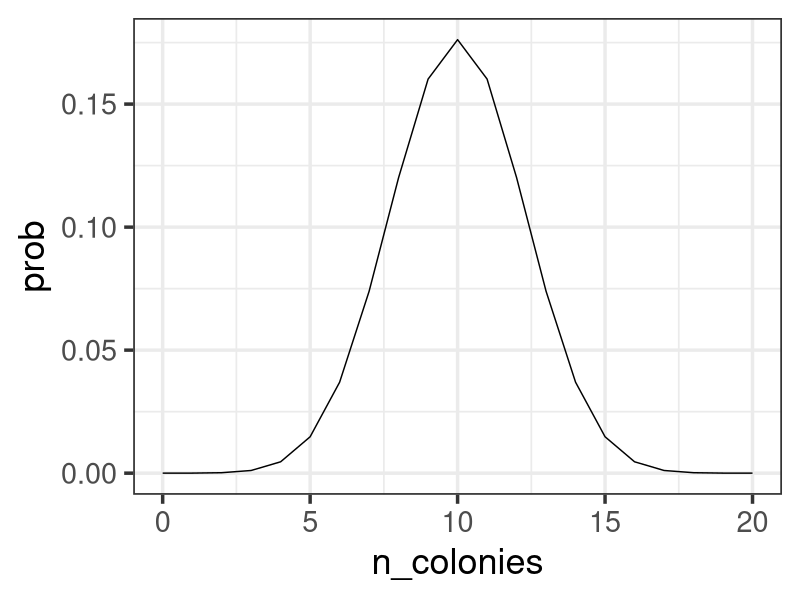
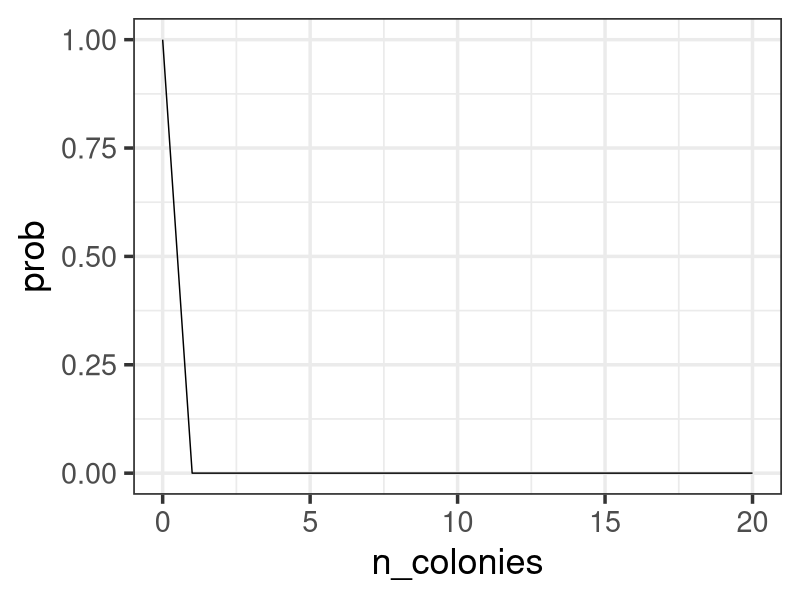
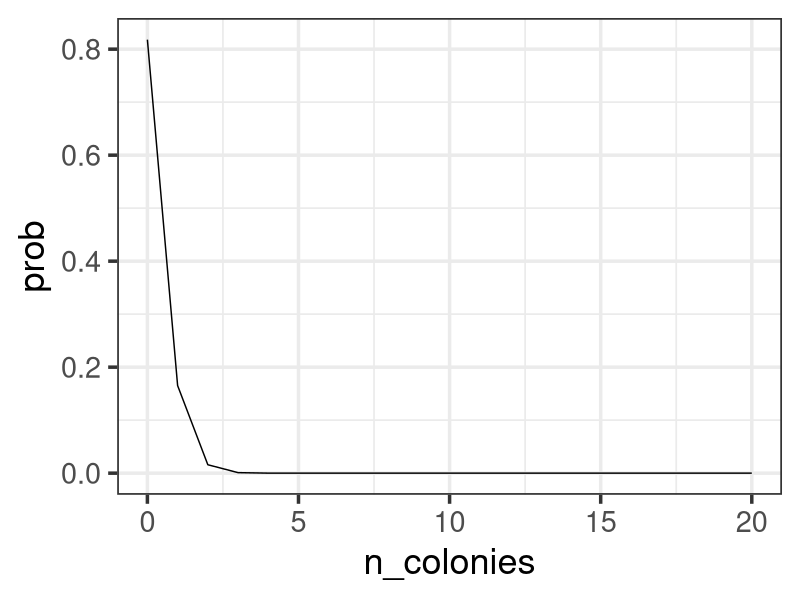
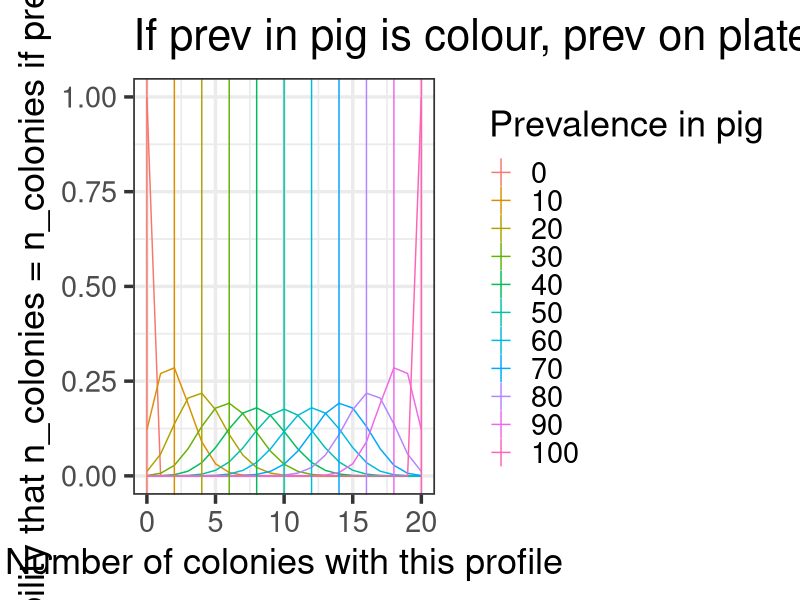
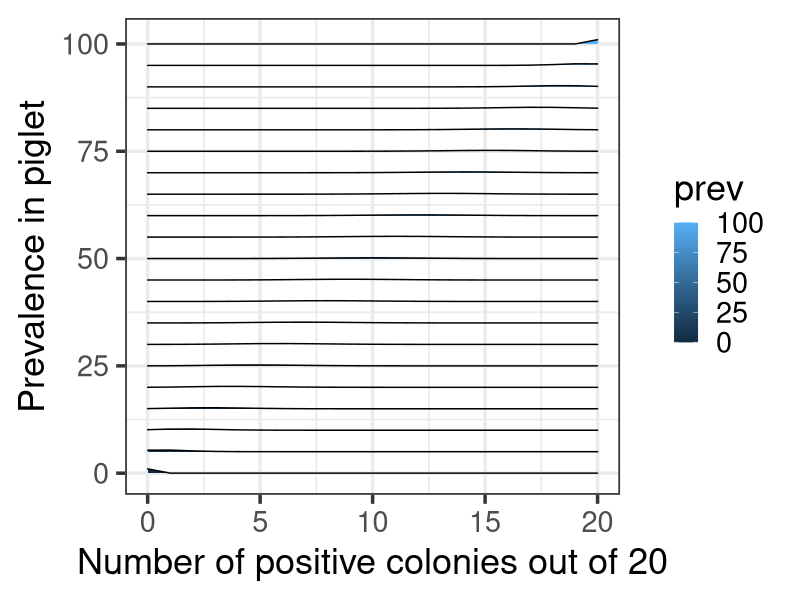
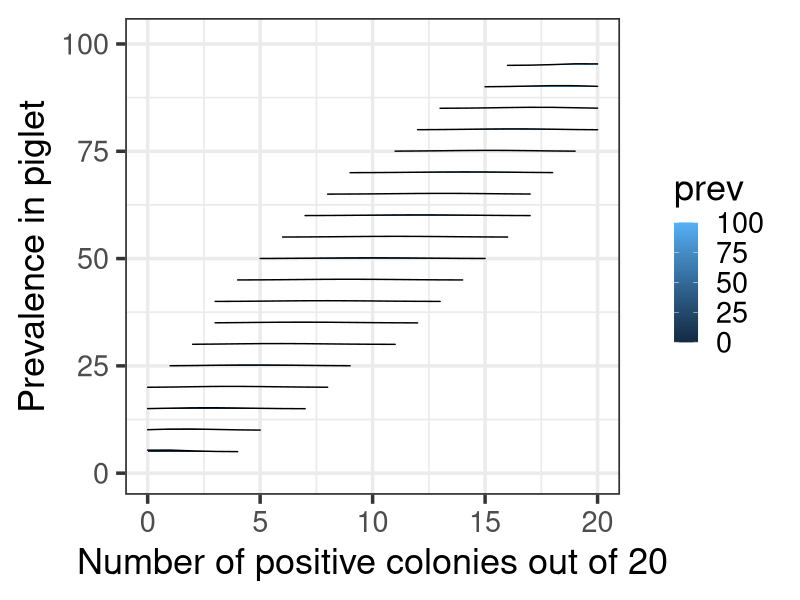
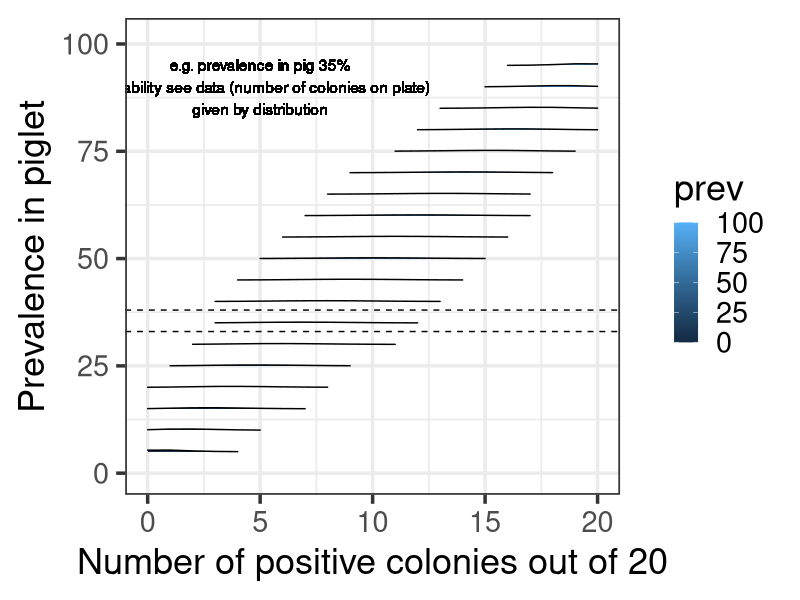
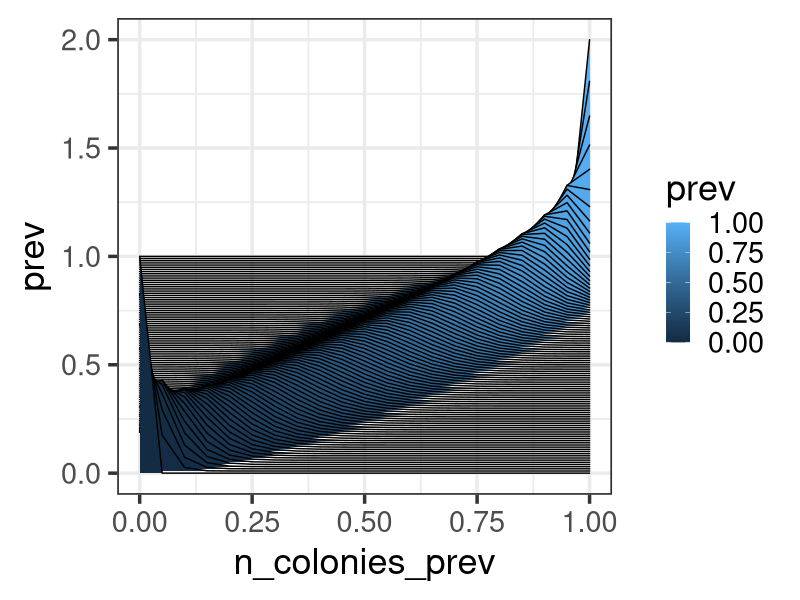

Source code (R) for these figures, in order: (Note: this script raises an error after producing the figures.)
##### Back calc prevalence

### Use combinatorics to work out the distribution of expected bugs given what observed

# needed libraries
library(ggridges) # for ridge plot
library(tidyverse)
theme_set(theme_ridges())
theme_set(theme_bw(base_size = 26))
library(zoo) # for interpolation

############################### If piglet has a prevalence of x, what is the probability of seeing 1/2/3...20 colonies on the plate? ####################################################################################################################

# A = profile name
# x = prevalence in pig
# c = prevalence on plate
# p = probability that prevalence in pig is x given c

# e.g. 
# c = 1/20 for A 
# what is the p(A at x% in pig AND 1/20 = A AND 19/20 not A)? 

pA = c()
for(j in 0:20){
  for(i in 0:100){
    
    # Given that A = x%, what's the probability that 1/20 = A and 19/20 not A? 
    pA = rbind(pA, c(i, j, choose(20, j) * ((i/100)^j) * ((100-i)/100)^(20-j)))
    
  }
}
pA <- as.data.frame(pA)
colnames(pA) <- c("prev","n_colonies","prob")
ggplot(pA %>% filter(prev == 50), aes(x=n_colonies, y = prob)) + geom_line()
ggplot(pA %>% filter(prev == 0), aes(x=n_colonies, y = prob)) + geom_line() # near edges higher chance get 0 than 1 but 1/20 = 0.05 so makes sense
ggplot(pA %>% filter(prev == 1), aes(x=n_colonies, y = prob)) + geom_line() # 80% chance 0 colonies if prevalence in pig is 1, 16% chance 1 colony, 1.58% chance 2 colonies...
# prev = Percentage of colonies with this profile in the pigs
# n_colonies = number of colonies with this profile out of 20
# prob = probability that n_colonies = n_colonies if prev = prev

pA %>% filter(prev == 1) %>% summarise(sum(prob)) # sum over a single prevalence = 1. 


############################### If have 1 colony, what is the prevalence in pig of this profile?  ####################################################################################################################

## ????? HARD especially at 0 colonies on plate => could be some in pig. Can't use the above method... 
#### WRONG BELOW
# # A = profile name
# # x = prevalence in pig
# # c = prevalence on plate
# # p = probability that prevalence in pig is x given c
# 
# # e.g. 
# # c = 1/20 for A 
# # what is the p(1/20 = A on plate AND A at x% in pig)? 
# 
# pA = c()
# for(j in 0:20){
#   for(i in 0:100){
#     
#     # Given that 1/20 = A,  what's the probability that x% = A and 1-x% =  not A? 
#     pA = rbind(pA, c(i, j, choose(100, i) * ((j/20)^i) * ((20-j)/20)^(100-i)))
#     
#   }
# }
# pA <- as.data.frame(pA)
# colnames(pA) <- c("prev","n_colonies","prob")
# ggplot(pA %>% filter(prev == 50), aes(x=n_colonies, y = prob)) + geom_line()
# ggplot(pA %>% filter(n_colonies == 0), aes(x=n_colonies, y = prob)) + geom_line() # near edges higher chance get 0 than 1 but 1/20 = 0.05 so makes sense
# ggplot(pA %>% filter(prev == 1), aes(x=n_colonies, y = prob)) + geom_line() # 80% chance 0 colonies if prevalence in pig is 1, 16% chance 1 colony, 1.58% chance 2 colonies...
# # prev = Percentage of colonies with this profile in the pigs
# # n_colonies = number of colonies with this profile out of 20
# # prob = probability that n_colonies = n_colonies if prev = prev


################################# Explore above data: if piglet has a prevalence of x, what is the probability of seeing 1/2/3...20 colonies on the plate? ################################################
#### Look at prevalence and see what prob this n colonies with this prev
pA <- pA %>% group_by(prev) %>% mutate(prob_this_n_colonies = prob/sum(prob)) %>% ungroup()


ggplot(pA %>% filter(prev %in% c(0,seq(0,100, by = 10))), aes(x = n_colonies, y = prob_this_n_colonies, group = prev)) + geom_line(aes(col=factor(prev))) + 
#  facet_wrap(~prev, scales = "free") +
  geom_vline(aes(xintercept = (prev/100)*20, col = factor(prev))) + 
  scale_x_continuous("Number of colonies with this profile") + 
  scale_color_discrete("Prevalence in pig") + 
  scale_y_continuous("Probability that n_colonies = n_colonies if prev = prev") + 
  ggtitle("If prev in pig is colour, prev on plate is x")
ggsave("plots/Probability_prev_col.pdf", width = 8)

##### Says:
#### if prevalence is x, what is the most likely number of positive colonies on a plate? = LIKELIHOOD
#### Probability get this data given this model output

# WRONG WAY
pA %>% filter(n_colonies == 5) %>% summarise(sum(prob)) # > 1
# ggplot(pA %>% select(prev, n_colonies, prob), 
#        aes(x = prev, y = n_colonies, group = n_colonies,height = prob)) + #geom_line(aes(group = n_colonies))
#   geom_ridgeline(aes(fill = n_colonies))  + 
#   scale_y_continuous("Number of positive colonies out of 20") + 
#   scale_x_continuous("Prevalence in piglet")
# ggsave("plots/ridge_plot.pdf")

#### PLOT correct
ggplot(pA %>% select(prev, n_colonies, prob) %>% filter(prev %in% seq(0,100,by = 5)), 
       aes(x = n_colonies, y = prev, group =prev,height = prob)) + #geom_line(aes(group = n_colonies))
  geom_ridgeline(aes(fill = prev))  + 
  scale_x_continuous("Number of positive colonies out of 20") + 
  scale_y_continuous("Prevalence in piglet")
ggsave("plots/ridge_plot.pdf")


ggplot(pA %>% select(prev, n_colonies, prob) %>% filter(prev %in% seq(0,100,by = 5), prob > 0.01), 
       aes(x = n_colonies, y = prev, group =prev,height = prob)) + #geom_line(aes(group = n_colonies))
  geom_ridgeline(aes(fill = prev))  + 
  scale_x_continuous("Number of positive colonies out of 20") + 
  scale_y_continuous("Prevalence in piglet") 
ggsave("plots/ridge_plot_0.01.pdf")

ggplot(pA %>% select(prev, n_colonies, prob) %>% filter(prev %in% seq(0,100,by = 5), prob > 0.01), 
       aes(x = n_colonies, y = prev, group =prev,height = prob)) + #geom_line(aes(group = n_colonies))
  geom_ridgeline(aes(fill = prev))  + 
  scale_x_continuous("Number of positive colonies out of 20") + 
  scale_y_continuous("Prevalence in piglet") + 
  geom_text(x=5, y=90, label= "e.g. prevalence in pig 35%\nprobability see data (number of colonies on plate)\ngiven by distribution") +  # NO! "e.g. 1/20 = this profile (y axis), \nv unlikely prevalence in piglet of 25% (x-axis)\nbut likely that 3-8% do (dashed lines)") 
  geom_hline(yintercept = c(33,38), linetype = "dashed")
ggsave("plots/ridge_plot_0.01.pdf")

### Save
pA$prev <- pA$prev / 100
pA$n_colonies_prev <- pA$n_colonies/20
pA <- pA %>% select(prev, prob, n_colonies_prev)

ggplot(pA, aes(x = n_colonies_prev, y = prev, group = prev,height = prob)) + #geom_line(aes(group = n_colonies))
  geom_ridgeline(aes(fill = prev)) ## WEIRD!!

### Interpolate: for each prevalence, need to fill in probability for each n_colonies_prev
pA_interp <- pA %>%
  group_by(prev) %>%
  arrange(prev, n_colonies_prev) %>%
  complete(n_colonies_prev = seq(0, 1, len = 1001)) %>%
  mutate(prob_all_t = na.approx(prob)) %>% # Need to divide by new total - no longer just a bar at say n_colonies = 0.1, but now have a bit of that at 0.09, 0.95 etc
  mutate(total = sum(prob_all_t), 
         prob_all = prob_all_t/total) %>% 
  select(-c(prob, prob_all_t)) # remove non interpolated

## check prob = 1
pA_interp %>% filter(prev == 0.53) %>% summarise(sum(prob_all))

write.csv(pA_interp, "data/seen_predicted.csv")






####### BELOW WRONG WAY TO THINK ABOUT IT

## if find 1 positive colony then probably X wrong way to think of it: if prev is something, this is most likely number of colonies on the plate with this profile
pA %>% filter(n_colonies == 1) %>% mutate(max = max(prob), equalmax = ifelse(prob == max, 1, 0)) %>% filter(equalmax == 1)
# a prevalence of 5%, makes sense as 1/20 = 5%

# ## if find 0 positive colony then probably
# pA %>% filter(n_colonies == 0) %>% mutate(max = max(prob), equalmax = ifelse(prob == max, 1, 0)) %>% filter(equalmax == 1)
# # a prevalence of 0
# pA %>% filter(n_colonies == 0) # but some variation -> 
# 
# ## if find 6  positive colonies then probably
# pA %>% filter(n_colonies == 6) %>% mutate(max = max(prob), equalmax = ifelse(prob == max, 1, 0)) %>% filter(equalmax == 1)
# # a prevalence of 30






#### OLD

# ##### (1) ######
# ##### Now flip: instead say, if see this many colonies - what is the probability of that prevalence?WRONG
# seen_predicted = pA %>% group_by(n_colonies) %>% mutate(max = max(prob), equalmax = ifelse(prob == max, 1, 0), n_cols_prev = 100*n_colonies / 20) 
# 
# # Check maximum probability matches prevalence of underlying - this is the most likely thing to count
# ggplot(seen_predicted %>% 
#          filter(equalmax == 1) %>% dplyr::select(n_colonies, n_cols_prev, prev)
#        , aes(x=n_cols_prev, y = prev)) + geom_point() + 
#   geom_line(data = as.data.frame(cbind(x = c(0:100), y = c(0:100))), aes(x=x, y = y)) + 
#   scale_x_continuous("Prevalence predicted by proportion of 20 that are this profile") + 
#   scale_y_continuous("Prevalence in pig population") + 
#   ggtitle("Filtered on max probability") + 
#   geom_text(x=30, y=90, label="e.g. 4/20 = 25% of colonies have this profile (x-axis):\nimplies 25% prevalence in pig (y axis)")
# 
# 
# 
# # Not so good as stages on y axis >> 1 so can't see the distribution so well
# ggplot(seen_predicted %>% select(prev, n_colonies, prob)%>% filter(prob > 0.01), 
#        aes(x = prev, y = 100*n_colonies/20, group = n_colonies,height = prob)) + #geom_line(aes(group = n_colonies))
#   geom_ridgeline(aes(fill = n_colonies))  + 
#   scale_y_continuous("Prevalence in sample") + 
#   scale_x_continuous("Prevalence in piglet")
# ggsave("plots/ridge_plot_0.01_asperc.pdf")
# 
# ## For single number of colonies out of 20
# ncol = 16 # how many with this profile? 
# seen_predicted %>% filter(n_colonies == ncol) %>% ggplot(aes(x=prev, y = prob_this_n_colonies)) + 
#   geom_line() + geom_vline(xintercept = 100 *ncol / 20, linetype = "dashed")  + 
#   scale_y_continuous("Probablility this many colonies with the profile, given prevalence in piglet") + 
#   scale_x_continuous("Prevalence in piglet")
# ggsave("plots/16col_pos_prob.pdf")
# 
# write.csv(seen_predicted, "seen_predicted.csv")
# 
# ###### (2) 
# # Need to change around: if prevalence in pig is x what is the chance that see y on plate? 
# 
# #p (A = x% AND 1/20 = A AND 19/20 not A)
# pA = c()
# 
# for(i in 0:20){
#   for(j in 0:100){
#     
#     # Given that A = x%, what's the probability that 1/20 = A and 19/20 not A? 
#     # Given that 1/20 = A on plate, what's the probability that x% = A and 1-x not A?
#     # Have to calculate combinatorics??!? 
#     pA = rbind(pA, c(i, j, choose(100, j) * ((i/20)^j) * ((20-i)/20)^(100-j)))
#     
#   }
# }
# pA <- as.data.frame(pA)
# colnames(pA) <- c("n_colonies","prev","prob")
# ggplot(pA %>% filter(prev == 20), aes(x=n_colonies, y = prob)) + geom_line() # more spiky than other pA as only limited number can be positive out of 20 colonies
# # prev = Percentage of colonies with this profile in the pigs
# # n_colonies = number of colonies with this profile out of 20
# # prob = probability that prev = prev if n_colonies = n_colonies
# 
# ### Note now that
# pA %>% filter(prev == 2) %>% summarise(sum(prob)) # < 1
# pA %>% filter(n_colonies == 2) %>% summarise(sum(prob)) # this is 1/ If n colonies is 2, distributino of prevalence
# ggplot(pA %>% filter(n_colonies == 2), aes(x=prev, y = prob)) + geom_line() # this distribution 
# 
# theme_set(theme_bw(base_size = 26))
# ggplot(pA %>% filter(prev %in% c(0,seq(0,100, by = 5))), aes(x = n_colonies, y = prob_this_prevalence, group = prev)) + geom_line(aes(col=factor(prev))) + 
#   #  facet_wrap(~prev, scales = "free") +
#   geom_vline(aes(xintercept = (prev/100)*20, col = factor(prev))) + 
#   scale_x_continuous("Number of colonies with this profile") + 
#   scale_color_discrete("Prevalence in pig") + 
#   scale_y_continuous("Probability that  prev = prev if n_colonies = n_colonies") + 
#   ggtitle("if number of colonies with this profile is x, what is the most likely prevalence in the pig?")
# ggsave("plots/Probability_prev_col.pdf", width = 8)

